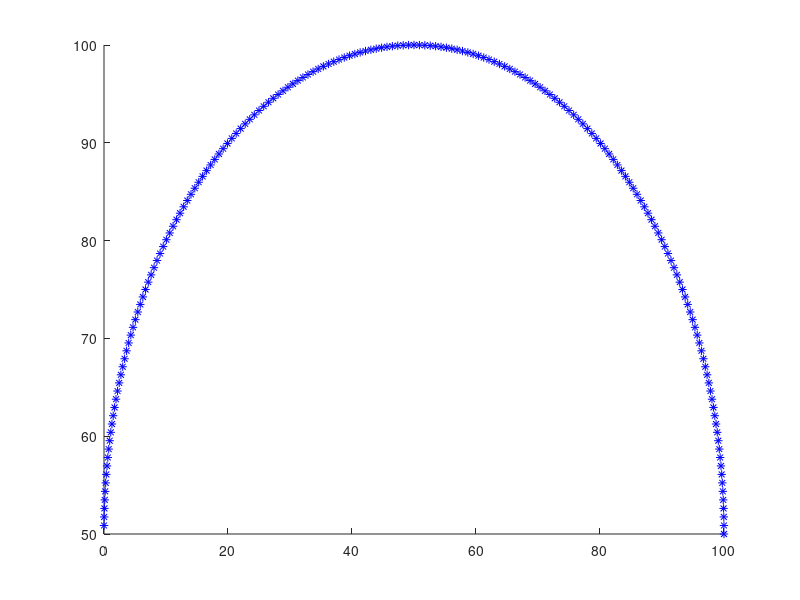

Here is the MATLAB script that generated this plot:
xo = 50;
        yo =50;
        radius=50;
        angle=0;
        %x = xo - radius * cosd(rad2deg(angle))
        %y = yo + radius * sind(rad2deg(angle))
%         cos=cosd(angle);
%         sin=sind(angle);
%         x = xo - radius * cosd(angle);
%         y = yo + radius * sind(angle);
       for angle=1:1:180
        x = xo-radius* cosd(angle)
        y= yo+radius*sind(angle)
        hold on
        plot(x,y,'-.b*')
       end
       